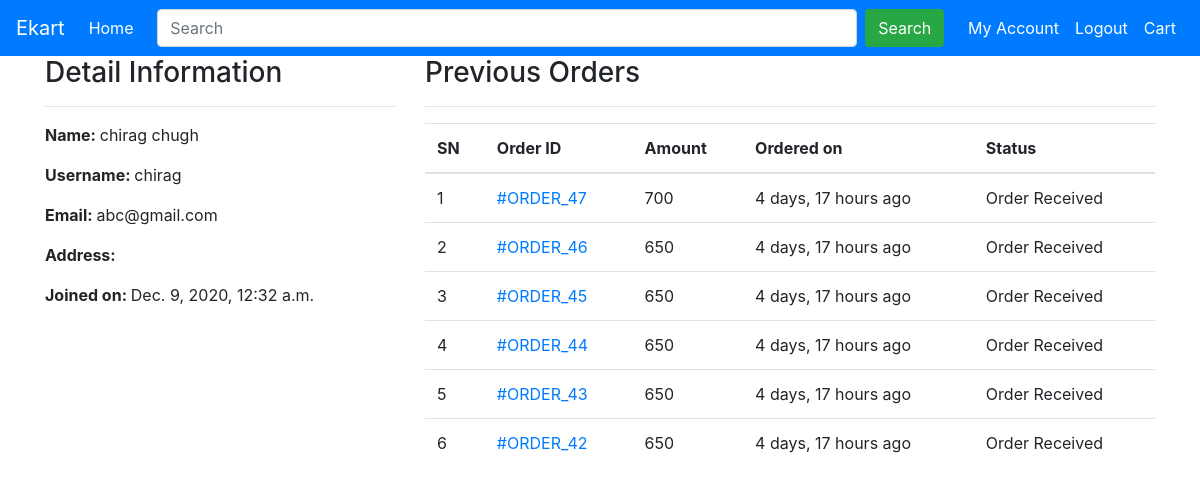
Screenshot of /profile/ (signed in) with the database file from the repository.
### ecomapp/models.py (models this page shows, shortened)
class Customer(models.Model):
    user = models.OneToOneField(User, on_delete=models.CASCADE)
    full_name = models.CharField(max_length=200)
    Mobile_number = models.IntegerField()
    joined_on = models.DateTimeField(auto_now_add=True)

class Order(models.Model):
    cart = models.OneToOneField(Cart, on_delete=models.CASCADE)
    Name = models.CharField(max_length=200)
    shipping_address = models.CharField(max_length=200)
    mobile = models.CharField(max_length=10)
    email = models.EmailField(null=True, blank=True)
    subtotal = models.PositiveIntegerField()
    discount = models.PositiveIntegerField()
    total = models.PositiveIntegerField()
    order_status = models.CharField(max_length=50, choices=ORDER_STATUS)
    created_at = models.DateTimeField(auto_now_add=True)
    payment_method = models.CharField(
        max_length=20, choices=METHOD, default="Cash On Delivery")
    payment_completed = models.BooleanField(
        default=False, null=True, blank=True)

### ecomapp/views.py (the view)
# urls.py: path("profile/", CustomerProfileView.as_view(), name="customerprofile"),
class CustomerProfileView(TemplateView):
    template_name = "customerprofile.html"
    def dispatch(self, request, *args, **kwargs):
        if request.user.is_authenticated and Customer.objects.filter(user=request.user).exists():
            pass
        else:
            return redirect("/login/?next=/profile/")
        return super().dispatch(request, *args, **kwargs)
    def get_context_data(self, **kwargs):
        context = super().get_context_data(**kwargs)
        customer = self.request.user.customer
        context['customer'] = customer
        orders = Order.objects.filter(cart__customer=customer).order_by("-id")
        context["orders"] = orders
        return context

### templates/customerprofile.html (shortened to what this page needs)
{% extends 'base.html' %}
{% block content %}
<div class="container">
    <div class="row">
        <div class="col-md-4">
            <h3>Detail Information</h3><hr>
            <p><span class="font-weight-bold">Name: </span> {{customer.full_name}}</p>
            <p><span class="font-weight-bold">Username: </span> {{customer.user.username}}</p>
            <p><span class="font-weight-bold">Email: </span> {{customer.user.email}}</p>
            <p><span class="font-weight-bold">Address: </span> {{customer.address}}</p>
            <p><span class="font-weight-bold">Joined on: </span> {{customer.joined_on}}</p>
        </div>
        <div class="col-md-8">
            <h3>Previous Orders</h3>
            <hr>
            <table class="table">
                <thead>
                    <tr>
                        <th>SN</th>
                        <th>Order ID</th>
                        <th>Amount</th>
                        <th>Ordered on</th>
                        <th>Status</th>
                    </tr>
                </thead>
                <tbody>
                    {% for ord in orders %}
                    <tr>
                        <td>{{forloop.counter}}</td>
                        <td><a href="{% url 'ecomapp:customerorderdetail' ord.pk %}"> #ORDER_{{ord.id}}</a></td>
                        <td>{{ord.total}}</td>
                        <td>{{ord.created_at|timesince}} ago</td>
                        <td>{{ord.order_status}}</td>
                    </tr>
                    {% endfor %}
                </tbody>
            </table>
        </div>
    </div>
</div>
{% endblock %}

### rows the page displays
Customer: full_name "chirag chugh", user.username "chirag", user.email "abc@gmail.com", joined_on "Dec. 9, 2020, 12:32 a.m."
Order: id "47", total "700", created_at "4 days, 17 hours", order_status "Order Received"
Order: id "46", total "650", created_at "4 days, 17 hours", order_status "Order Received"
Order: id "45", total "650", created_at "4 days, 17 hours", order_status "Order Received"
Order: id "44", total "650", created_at "4 days, 17 hours", order_status "Order Received"
Order: id "43", total "650", created_at "4 days, 17 hours", order_status "Order Received"
Order: id "42", total "650", created_at "4 days, 17 hours", order_status "Order Received"
